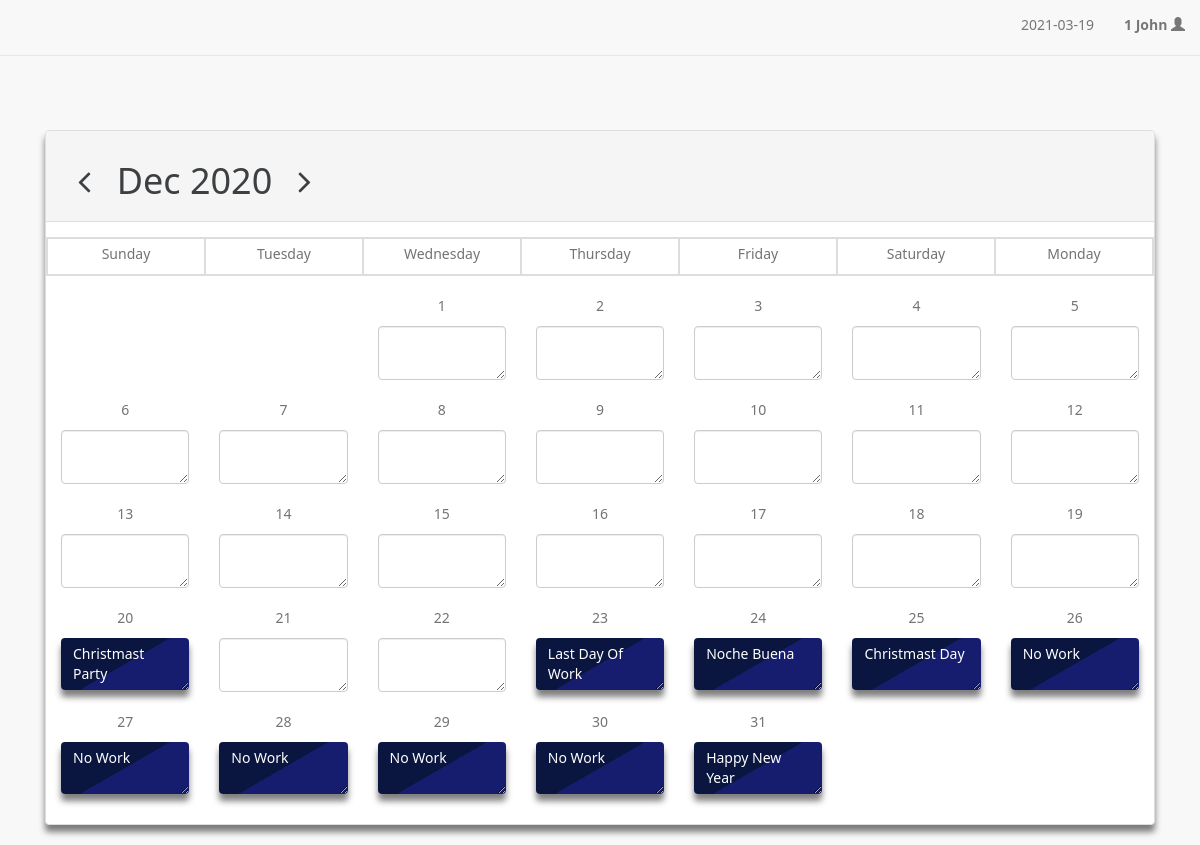
The page /?ym=2020-12 on the database its author committed.
### tables this page shows
CREATE TABLE `test_info` (
  `id` int(11) NOT NULL,
  `user` varchar(100) NOT NULL
);

CREATE TABLE `date_info` (
  `id` int(11) NOT NULL,
  `user` varchar(100) NOT NULL,
  `text` varchar(100) NOT NULL,
  `year` varchar(100) NOT NULL,
  `month` varchar(100) NOT NULL,
  `day` varchar(400) NOT NULL,
  `reserve1` varchar(100) NOT NULL,
  `reserve2` varchar(100) NOT NULL
);

### index.php (the view, shortened to what this page needs)
<?php include('db.php'); ?>
<?php include('header.php'); ?>
<body>
<div id="div-to-refresh">
    <div class="container">
        <div class="col-lg-12">
            <div class="row">
                <form name = "form1" action="" method="post" enctype="multipart/form-data">
                    <nav class="navbar navbar-default navbar-fixed-top">
                        <div class="container-fluid">
                            <div class="navbar-header">
                                <a class="navbar-brand" href="#"></a>
                                </div>
                                <div class="collapse navbar-collapse" id="myNavbar">
                                <ul class="nav navbar-nav navbar-right">
                                    <li><a><?php echo $today; ?></a></li>
                                    <li>
                                    <?php
                                        $sql = "SELECT id, user FROM test_info";
                                        $result = $conn->query($sql);
                                        if ($result->num_rows > 0) {
                                        while($row = $result->fetch_assoc()) {
                                        ?>
                                        <a>
                                        <label><?php echo $row["id"]; ?></label>
                                        <label><?php echo $row["user"]; ?></label>
                                        <span class="glyphicon glyphicon-user"></span>
                                        </a>
                                        <?php
                                        }
                                        } else {
                                        echo "0 results";
                                        }
                                        ?>
                                    </li>
                                </ul>
                            </div>
                        </div>
                    </nav>
                    <div class="col-lg-12 mtop">
                        <div class="panel panel-default">
                            <div class="panel-heading">
                                    <h1>
                                        <a class="Acolor" href="?ym=<?php echo $prev; ?>"><i class="fa fa-fw" aria-hidden="true" title="Copy to use angle-left"></i></a>
                                        <a class="Acolor"><?php echo $month; ?> <?php echo $year; ?></a>
                                        <a class="Acolor" href="?ym=<?php echo $next; ?>"><i class="fa fa-fw" aria-hidden="true" title="Copy to use angle-right"></i></a>
                                    </h1>
                                </div>
                                <div class="panel-body">
                                    <div class="form-group">
                                        <div class="row seven-cols bordered">
                                            <div class="col-lg-1 col-md-1 hidden-sm hidden-xs bordered">
                                                <p class="help-block center">Sunday</p>
                                            </div>
                                            <div class="col-lg-1 col-md-1 hidden-sm hidden-xs bordered">
                                                <p class="help-block center">Tuesday</p>
                                            </div>
                                            <div class="col-lg-1 col-md-1 hidden-sm hidden-xs bordered">
                                                <p class="help-block center">Wednesday</p>
                                            </div>
                                            <div class="col-lg-1 col-md-1 hidden-sm hidden-xs bordered">
                                                <p class="help-block center">Thursday</p>
                                            </div>
                                            <div class="col-lg-1 col-md-1 hidden-sm hidden-xs bordered">
                                                <p class="help-block center">Friday</p>
                                            </div>
                                            <div class="col-lg-1 col-md-1 hidden-sm hidden-xs bordered">
                                                <p class="help-block center">Saturday</p>
                                            </div>
                                            <div class="col-lg-1 col-md-1 hidden-sm hidden-xs bordered">
                                                <p class="help-block center">Monday</p>
                                            </div>
                                        </div>
                                    </div>
                                            <?php
                                                foreach ($weeks as $week) {
                                                    echo $week;
                                                }
                                            ?>
                                    </div>
                                </div>
                            </div>
                        </div>
                    </div>
            </div>
        </div>
</body>
<?php include('footer.php'); ?>

### header.php (shortened to what this page needs)
<?php include('db.php'); ?>
<!DOCTYPE html>
<html lang="en">
<head>
        <link href="css/bootstrap.min.css" rel="stylesheet">
        <link href="css/metisMenu.min.css" rel="stylesheet">
        <link href="css/timeline.css" rel="stylesheet">
        <link href="css/startmin.css" rel="stylesheet">
        <link href="css/morris.css" rel="stylesheet">
        <link href="css/font-awesome.min.css" rel="stylesheet" type="text/css">
        <link href="css/style.css" rel="stylesheet" type="text/css">
        <link rel="stylesheet" href="http://cdnjs.cloudflare.com/ajax/libs/meyer-reset/2.0/reset.min.css" />
</head>
<?php
if (isset($_GET['ym'])) {
    $ym = $_GET['ym'];
} else {
    $ym = date('Y-m');
}
$timestamp = strtotime($ym . '-01');
$today = date('Y-m-j', time());
$year = date('Y', $timestamp);
$month = date('M', $timestamp);
$prev = date('Y-m', mktime(0, 0, 0, date('m', $timestamp)-1, 1, date('Y', $timestamp)));
$next = date('Y-m', mktime(0, 0, 0, date('m', $timestamp)+1, 1, date('Y', $timestamp)));
$day_count = date('t', $timestamp);
$str = date('w', mktime(0, 0, 0, date('m', $timestamp), 1, date('Y', $timestamp)));
$weeks = array();
$week = '';
$week .= str_repeat('<div class="col-lg-1 col-md-1 col-sm-1 col-xs-1"><p class="help-block center"></p></div>', $str);
for ( $day = 1; $day <= $day_count; $day++, $str++) {
   $date = $ym . '-' . $day;
    if ($today == $date) {
        $week .= '<div class="col-lg-1 col-md-1 col-sm-1 col-xs-1 active"><p class="help-block center active">' . $day . '</p>';
    } else {
        $week .= '<div class="col-lg-1 col-md-1 col-sm-1 col-xs-1 not-active"><p class="help-block center">' . $day .'</p>';
    }
    $query="SELECT * FROM date_info WHERE month = '$month' && day = '$day'";
    $query_result = mysqli_query($conn,$query);
    if ($query_result->num_rows > 0) {
        while ($row = mysqli_fetch_assoc($query_result)){
        if($day == $row['day']){
                $output = $row['text'];
                $outputid = $row['id'];
            if(empty($output)){
                $week .= '
                <input type="hidden" name="id[]" value="'.$outputid.'"  id="id"/>
                <input type="checkbox" checked name="day" value="'.$day.'" id="day" style="display:none;"/>
                <div class="example2">
                <textarea  maxlength="100" type="text" name="text[]" value="'.$output.'" class="form-control" id="text'.$day.'">'.$output.'</textarea>
                </div>
                </div>';
            } else {
                $week .= '
                <input type="hidden" name="id[]" value="'.$outputid.'"  id="id" />
                <input type="checkbox" checked name="day" value="'.$day.'" id="day" style="display:none;"/>
                <div class="example2">
                <textarea  maxlength="100" type="text" name="text[]" value="'.$output.'" class="form-control thisday" id="text'.$day.'">'.$output.'</textarea>
                </div>
                </div>';
            }
            }
            }
    }
    if ($str % 7 == 6 || $day == $day_count) {
        if ($day == $day_count) {
            $week .= str_repeat('<div class="col-lg-1 col-md-1 col-sm-1 col-xs-1"><p class="help-block center"></p></div>', 6 - ($str % 7));
        }
        $weeks[] = '<div class="form-group"><div class="row seven-cols">' . $week . '</div></div>';
        $week = '';
    }
}
?>

### footer.php (shortened to what this page needs)
</html>

### css/startmin.css (style rules this page uses)
body { background-color: #f8f8f8; }
.navbar-header { float: left; }
.navbar-right { text-align: right; }

### css/style.css (style rules this page uses)
.container { font-family: 'Noto Sans', sans-serif; margin-top: 10px; }
.center { text-align:center; }
.Acolor { color: #3c4043!important; text-decoration: none; }
.mtop { margin-top:120px; }
@media (min-width: 320px) { .seven-cols .col-md-1, .seven-cols .col-sm-1, .seven-cols .col-lg-1 { width: 13%; *width: 100%; } }
@media (min-width: 768px) { .seven-cols .col-md-1, .seven-cols .col-sm-1, .seven-cols .col-lg-1 { width: 14%; *width: 100%; } }
@media (min-width: 992px) { .seven-cols .col-md-1, .seven-cols .col-sm-1, .seven-cols .col-lg-1 { width: 14.285714285714285714285714285714%; *width: 14.285714285714285714285714285714%; } }
@media (min-width: 1200px) { .seven-cols .col-md-1, .seven-cols .col-sm-1, .seven-cols .col-lg-1 { width: 14.285714285714285714285714285714%; *width: 14.285714285714285714285714285714%; } }
.bordered { border:1px solid #ddd; }
.panel-default { box-shadow: 0 7px 6px rgba(0,0,0,.5); }
.not-active textarea { background-color : none; }

### index.php (style rules this page uses)
.thisday { background: linear-gradient(-30deg,#161d6f 50%,#0a1540 50%) !important; color: white !important; border:none !important; box-shadow: 0 7px 6px rgba(0,0,0,.5) !important; }

### rows shown on the page
test_info: id "1", user "John"
date_info: text "Christmast Party"
date_info: text "Last Day Of Work"
date_info: text "Noche Buena"
date_info: text "Christmast Day"
date_info: text "No Work"
date_info: text "No Work"
date_info: text "No Work"
date_info: text "No Work"
date_info: text "No Work"
date_info: text "Happy New Year"

### other values the page prints
$month "Dec"
$year "2020"
